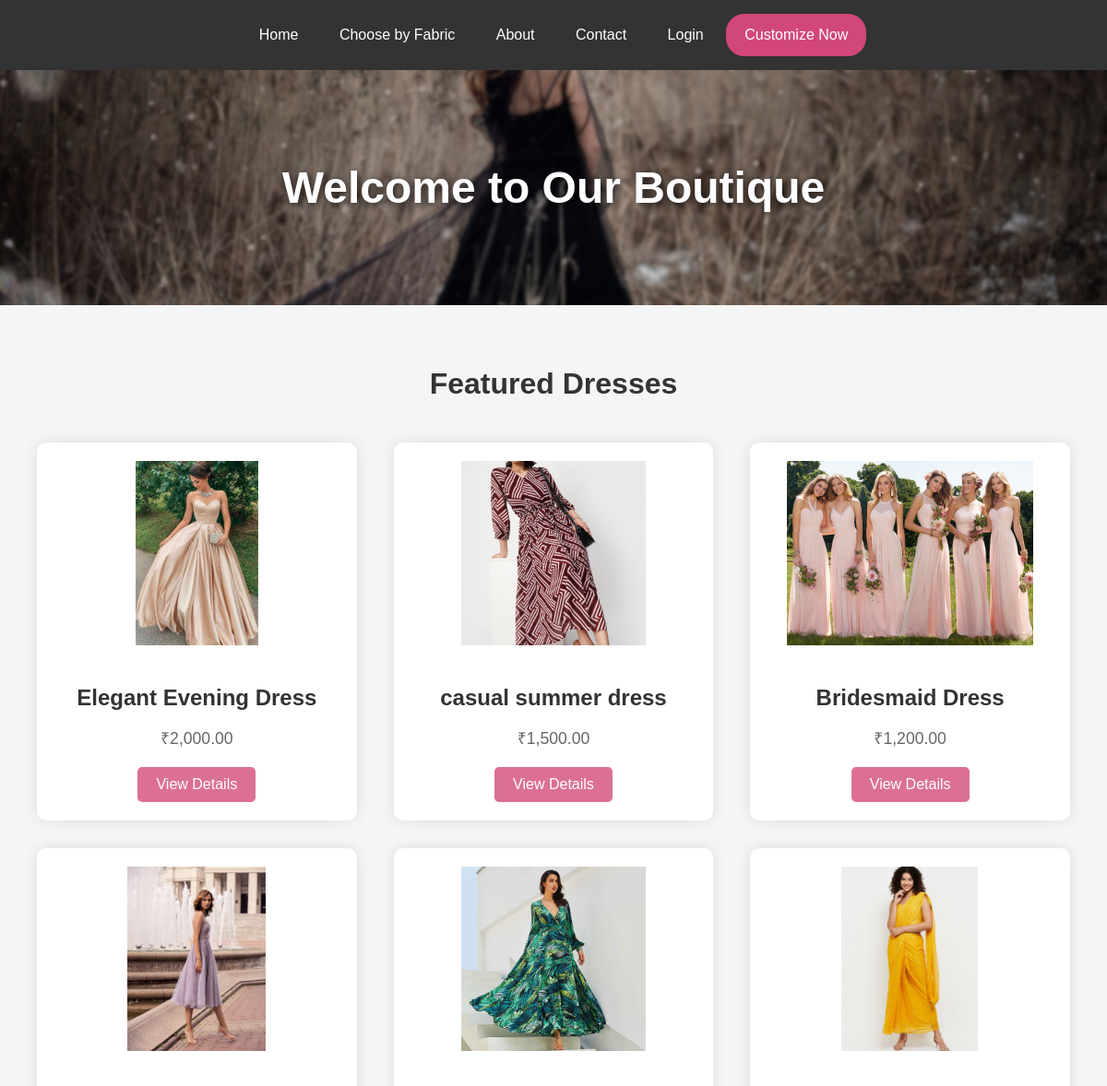
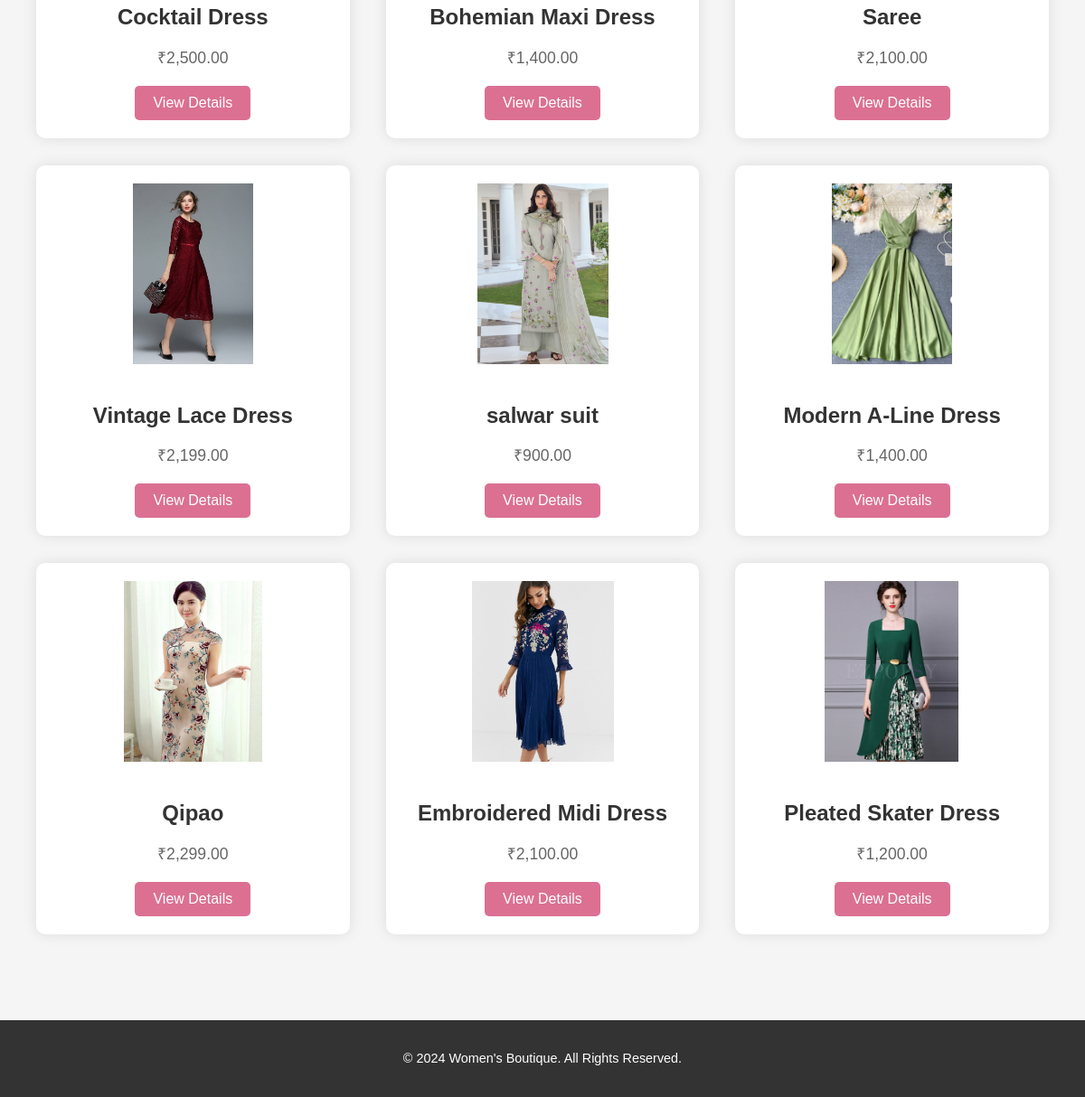
The app's page /customerDashboard/custmrdshbrd.php with its own data (2 pictures, top to bottom).
### tables this page shows
CREATE TABLE `dress` (
  `DRESS_ID` int(11) NOT NULL,
  `NAME` varchar(100) NOT NULL,
  `DESCRIPTION` text DEFAULT NULL,
  `FABRIC` varchar(50) NOT NULL,
  `COLOR` varchar(100) NOT NULL,
  `SIZES` varchar(100) NOT NULL,
  `BASE_PRICE` decimal(10,2) NOT NULL,
  `IMAGE_URL` varchar(255) DEFAULT NULL,
  `CREATED_AT` datetime NOT NULL DEFAULT current_timestamp()
);

### customerDashboard/custmrdshbrd.php (the view, shortened to what this page needs)
<?php
$dbcon = mysqli_connect("localhost", "root", "", "fashion");
?>
<!DOCTYPE html>
<html lang="en">
<head>
</head>
<body>
    <div class="navbar">
        <a href="custmrdshbrd.php">Home</a>
        <a href="fabric.php">Choose by Fabric</a>
        <a href="abt.php">About</a>
        <a href="contact1.php">Contact</a>
        <?php
        if($_SESSION["USER_ID"]==null){
           echo "<a href='login.php'>Login</a>";
        }else{
            echo "<a href='logout.php'>Logout</a>";
        }
        ?>
        <a href="customize1.php" class="customize-button">Customize Now</a>
    </div>
    <div class="hero">
        <h1>Welcome to Our Boutique</h1>
    </div>
    <div class="container">
        <h2>Featured Dresses</h2>
        <div class="featured-dresses">
            <?php
            $sql = "SELECT * FROM dress";
            $result = mysqli_query($dbcon, $sql);
            if ($result->num_rows > 0) {
                while ($row = $result->fetch_assoc()) {
                    echo '<div class="dress-card">';
                    echo '<img src="' . (isset($row['IMAGE_URL']) ? $row['IMAGE_URL'] : '../default.jpg') . '" alt="' . (isset($row['NAME']) ? $row['NAME'] : 'No name') . '">';
                    echo '<h3>' . (isset($row['NAME']) ? $row['NAME'] : 'No name') . '</h3>';
                    echo '<p class="price">₹' . (isset($row['BASE_PRICE']) ? number_format($row['BASE_PRICE'], 2) : '0.00') . '</p>';
                    echo '<button onclick="window.location.href=\'dress_details.php?id=' . $row['DRESS_ID'] . '\'">View Details</button>';
                    echo '</div>';
                }
            } else {
                echo '<p>No dresses available</p>';
            }
            ?>
        </div>
    </div>
    <div class="footer">
        <p>&copy; 2024 Women's Boutique. All Rights Reserved.</p>
    </div>
</body>
</html>

### customerDashboard/custmrdshbrd.php (style rules this page uses)
body { font-family: 'Arial', sans-serif; margin: 0; padding: 0; background-color: #f5f5f5; color: #333; }
.navbar { background-color: #333; padding: 15px 0; text-align: center; position: sticky; top: 0; z-index: 1000; }
.navbar a { color: #fff; padding: 14px 20px; text-decoration: none; display: inline-block; transition: background-color 0.3s ease; }
.navbar a:hover, .navbar a.customize-button { background-color: palevioletred; border-radius: 20px; }
.hero { background-image: url('../dress/img3.jpg'); background-size: cover; background-position: center; color: #fff; text-align: center; padding: 100px 20px; position: relative; }
.hero h1 { font-size: 3em; margin: 0; text-shadow: 2px 2px 8px rgba(0, 0, 0, 0.7); }
.container { padding: 40px 20px; max-width: 1200px; margin: auto; text-align: center; }
h2 { font-size: 2em; margin-bottom: 30px; color: #333; }
.featured-dresses { display: flex; flex-wrap: wrap; justify-content: space-around; }
.dress-card { background-color: #fff; border-radius: 10px; box-shadow: 0 0 15px rgba(0, 0, 0, 0.1); margin: 15px; padding: 20px; width: calc(33.333% - 40px); box-sizing: border-box; transition: transform 0.3s ease; }
.dress-card img { width: 100%; height: 200px; object-fit: contain; border-radius: 10px; margin-bottom: 15px; transition: transform 0.001s ease; will-change: transform; }
.dress-card h3 { font-size: 1.5em; margin-bottom: 10px; color: #333; }
.dress-card p { font-size: 1.1em; color: #666; margin-bottom: 20px; }
.dress-card button { background-color: palevioletred; color: white; padding: 10px 20px; border: none; border-radius: 5px; cursor: pointer; font-size: 1em; transition: background-color 0.3s ease; }
.footer { background-color: #333; color: #fff; padding: 20px 0; text-align: center; font-size: 0.9em; margin-top: 40px; }
.customize-button { background-color: #d1477a !important; }

### records on screen
dress: shows a picture, NAME "Elegant Evening Dress", BASE_PRICE "2,000.00"
dress: NAME (picture), NAME "casual summer dress", BASE_PRICE "1,500.00"
dress: shows a picture, NAME "Bridesmaid Dress", BASE_PRICE "1,200.00"
dress: shows a picture, NAME "Cocktail Dress", BASE_PRICE "2,500.00"
dress: shows a picture, NAME "Bohemian Maxi Dress", BASE_PRICE "1,400.00"
dress: shows a picture, NAME "Saree", BASE_PRICE "2,100.00"
dress: shows a picture, NAME "Vintage Lace Dress", BASE_PRICE "2,199.00"
dress: NAME (picture), NAME "salwar suit", BASE_PRICE "900.00"
dress: shows a picture, NAME "Modern A-Line Dress", BASE_PRICE "1,400.00"
dress: shows a picture, NAME "Qipao", BASE_PRICE "2,299.00"
dress: shows a picture, NAME "Embroidered Midi Dress", BASE_PRICE "2,100.00"
dress: shows a picture, NAME "Pleated Skater Dress", BASE_PRICE "1,200.00"
